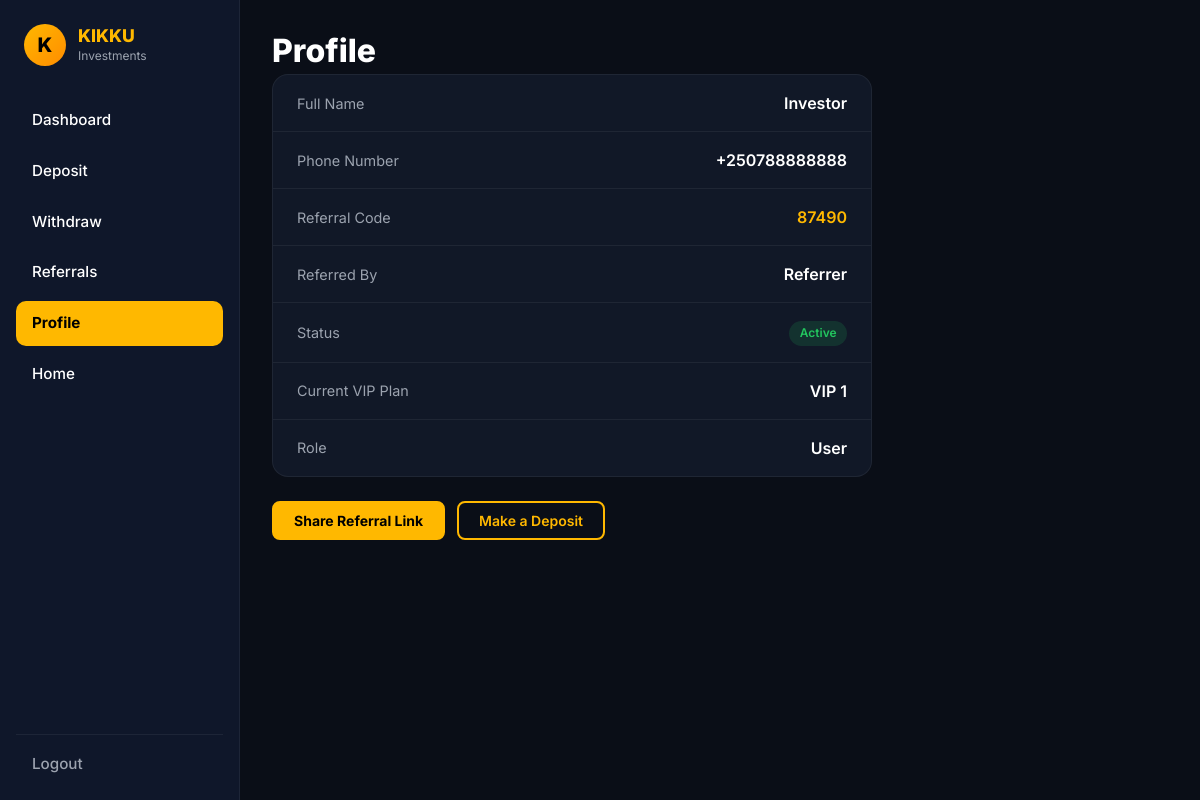
The app's page /dashboard/profile/ (signed in), older data.
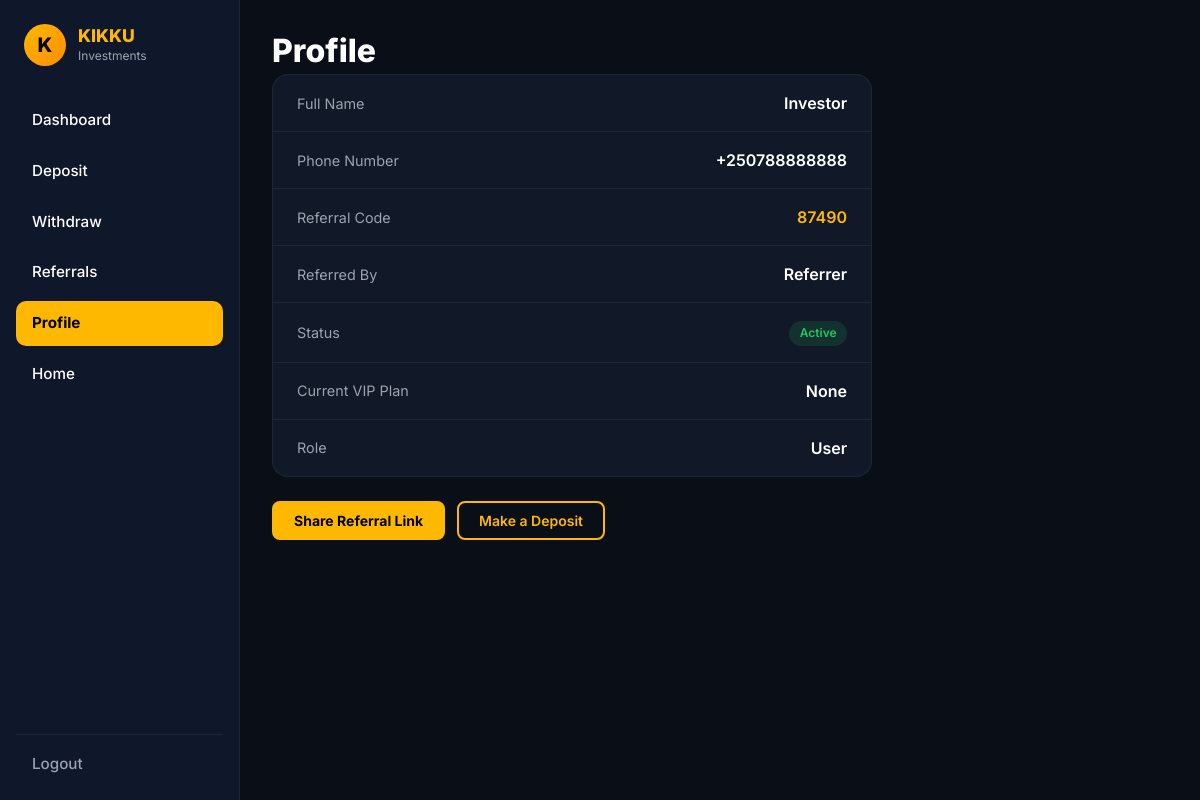
The same page, newer data.
### accounts/models.py (models this page shows, shortened)
class CustomUser(AbstractUser):
    ROLE_CHOICES = (
        ("user", "User"),
        ("admin", "Admin"),
    )
    STATUS_CHOICES = (
        ("active", "Active"),
        ("blocked", "Blocked"),
    )
    phone_number = models.CharField(
        max_length=20,
        unique=True
    )
    referral_code = models.CharField(
        max_length=10,
        unique=True,
        blank=True
    )
    referred_by = models.ForeignKey(
        "self",
        null=True,
        blank=True,
        on_delete=models.SET_NULL
    )
    role = models.CharField(
        max_length=20,
        choices=ROLE_CHOICES,
        default="user"
    )
    status = models.CharField(
        max_length=20,
        choices=STATUS_CHOICES,
        default="active"
    )
    balance = models.DecimalField(
        max_digits=12,
        decimal_places=2,
        default=0
    )
    total_referrals = models.IntegerField(default=0)
    referral_earnings = models.DecimalField(
        max_digits=12,
        decimal_places=2,
        default=0
    )
    vip_plan = models.CharField(
        max_length=100,
        null=True,
        blank=True
    )
    total_deposits = models.DecimalField(
        max_digits=12,
        decimal_places=2,
        default=0
    )
    total_withdrawals = models.DecimalField(
        max_digits=12,
        decimal_places=2,
        default=0
    )

### dashboard/views.py (the view)
@login_required
@active_user_required
def profile_view(request):
    pending_deposits = Deposit.objects.filter(
        user=request.user,
        status="pending",
    ).count()
    return render(
        request,
        "dashboard/profile.html",
        {
            "pending_deposits": pending_deposits,
        },
    )

### kikku_investments/context_processors.py (called while the page is built)
def community_links(request):
    return {
        "whatsapp_phone": settings.WHATSAPP_PHONE,
        "whatsapp_contact_url": settings.WHATSAPP_CONTACT_URL,
        "whatsapp_community_url": settings.WHATSAPP_COMMUNITY_URL,
        "telegram_group_url": settings.TELEGRAM_GROUP_URL,
    }

### templates/dashboard/profile.html (shortened to what this page needs)
{% extends 'dashboard/base_dashboard.html' %}
{% block dashboard_content %}
<div class="dashboard-header">
    <h1>Profile</h1>
</div>
<div class="profile-card">
    <div class="profile-row">
        <span class="profile-label">Full Name</span>
        <span class="profile-value">{{ user.first_name|default:"—" }}</span>
    </div>
    <div class="profile-row">
        <span class="profile-label">Phone Number</span>
        <span class="profile-value">{{ user.phone_number }}</span>
    </div>
    <div class="profile-row">
        <span class="profile-label">Referral Code</span>
        <span class="profile-value text-yellow">{{ user.referral_code }}</span>
    </div>
    <div class="profile-row">
        <span class="profile-label">Referred By</span>
        <span class="profile-value">
            {% if user.referred_by %}
                {{ user.referred_by.first_name|default:user.referred_by.username }}
            {% else %}
                —
            {% endif %}
        </span>
    </div>
    <div class="profile-row">
        <span class="profile-label">Status</span>
        <span class="profile-value">
            <span class="status-badge status-{{ user.status }}">
                {{ user.get_status_display }}
            </span>
        </span>
    </div>
    <div class="profile-row">
        <span class="profile-label">Current VIP Plan</span>
        <span class="profile-value">{{ user.vip_plan|default:"None" }}</span>
    </div>
    <div class="profile-row">
        <span class="profile-label">Role</span>
        <span class="profile-value">{{ user.get_role_display }}</span>
    </div>
</div>
<div class="dashboard-actions mt-4">
    <a href="{% url 'referrals' %}" class="btn btn-kikku-solid">Share Referral Link</a>
    <a href="{% url 'deposit' %}" class="btn btn-kikku-outline">Make a Deposit</a>
</div>
{% endblock %}

Row changes from the older to the newer data that the page shows:
changed CustomUser "Investor": vip_plan "VIP 1" → "None"
